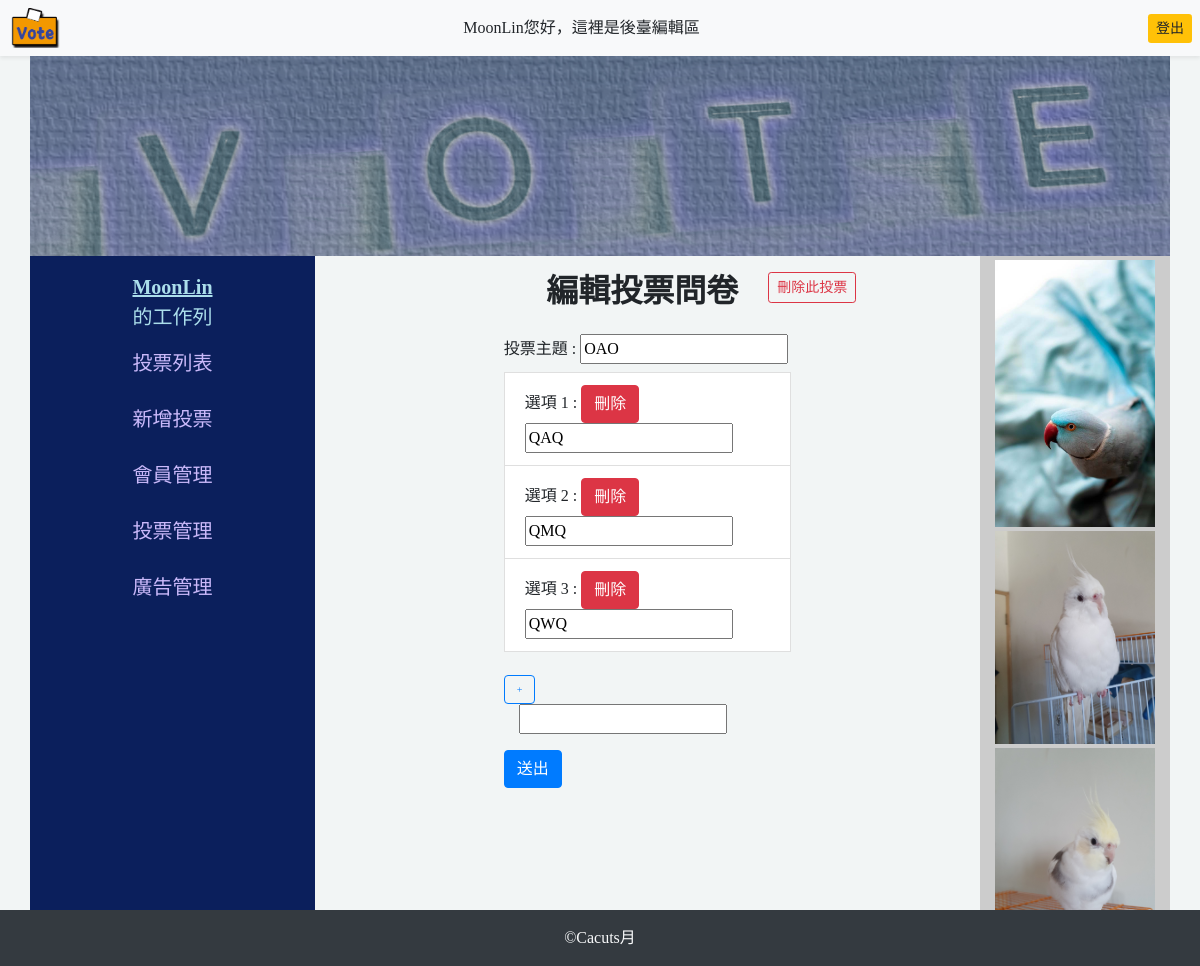
The page /backend/index.php?do=edit_subject&id=10 (signed in) on the database its author committed.
### tables this page shows
CREATE TABLE `topics` (
  `id` int(11) UNSIGNED NOT NULL,
  `topic` varchar(128) NOT NULL COMMENT '主題',
  `sh` tinyint(1) NOT NULL DEFAULT 1 COMMENT '顯現'
);

CREATE TABLE `options` (
  `id` int(11) UNSIGNED NOT NULL,
  `opt` varchar(128) NOT NULL COMMENT 'option',
  `count` int(11) UNSIGNED NOT NULL DEFAULT 0,
  `topic_id` int(11) UNSIGNED NOT NULL COMMENT '應對的主題'
);

CREATE TABLE `ad` (
  `id` int(11) UNSIGNED NOT NULL,
  `name` varchar(64) NOT NULL COMMENT '檔名',
  `sh` tinyint(1) UNSIGNED NOT NULL COMMENT '上架',
  `intro` varchar(64) DEFAULT NULL COMMENT '備註'
);

### api/db.php (called while the page is built, shortened)
<?php
$dsn="mysql:host=localhost;charset=utf8;dbname=vote";
$pdo=new PDO($dsn,'root','');
 function find($table,$id){
    global $pdo;
    $sql="SELECT * FROM `$table` WHERE ";
    if(is_array($id)){
        foreach($id as $key=>$value){
            $tmp[]="`$key`='$value'";
        }
        $sql=$sql. implode(" AND ",$tmp);
    }else{
       $sql=$sql . "`id`='$id'";
    }
    return $pdo->query($sql)->fetch(PDO::FETCH_ASSOC);
}
function all($table,...$arg){
global $pdo;
$sql="SELECT * FROM `$table` ";
if(isset($arg[0])){
    if(is_array($arg[0])){
        foreach($arg[0] as $key=>$value){
            $tmp[]="`$key`='$value'";
        }
        $sql=$sql."where " . implode(" AND ",$tmp);
    }else{
        $sql=$sql.$arg[0];
    }
}
$rows=$pdo->query($sql)->fetchAll(PDO::FETCH_ASSOC);
return $rows;
}
?>

### backend/index.php (the view, shortened to what this page needs)
<?php include_once "../api/db.php" ?>
<!DOCTYPE html>
<html lang="en">
<head>
    <link rel="stylesheet" href="https://cdnjs.cloudflare.com/ajax/libs/font-awesome/6.0.0-beta3/css/all.min.css" />
    <link rel="stylesheet" href="https://stackpath.bootstrapcdn.com/bootstrap/4.2.1/css/bootstrap.min.css">
</head>
<body>
<nav class="bg-light shadow-sm py-2 px-2 text-right my-0 d-flex justify-content-between">
<div class="my-0">
        <a href="../index.php">
        <img src="../img/logo1.png" alt="LOGO" width="55px" height="40px" >
        </a>
    </div>
<?php
if(isset($_SESSION['user'])){
    echo "<span class='pr-5 my-auto'>{$_SESSION['name']}您好，這裡是後臺編輯區</span>";
    echo "<a href='../logout.php' class='btn-sm btn-warning my-auto'>登出</a>";
}
?>
</nav>
<header class="container bg-warning">
    <div class="row">
    <a  href="index.php">
        <img class="img" src="../img/vote-header.jpg" alt="標題圖" >
    </a>
    </div>
</header>
<main class="d-flex row px-0 container mx-auto">
    <aside class="container col-3 member ">
    <div class="row-cols-1  d-flex flex-column">
        <?php
        if(isset($_SESSION['user'])){
            echo "<span class='text-center mt-3 font-weight-bold'><ins>{$_SESSION['name']}</ins></span>";
            echo "<span class='text-center  '>的工作列</span>";
        }
        ?>
            <a class="px-2 mt-3 a" href="../index.php">投票列表</a>
            <a class="px-2 mt-3 a" href="../index.php?do=add_subject_form">新增投票</a>
            <a class="px-2 mt-3 a" href="../index.php?do=member">會員管理</a>
            <?php
            if($_SESSION['id']==1){
            ?>
            <a class="px-2 mt-3 a" href="?do=show_vote_list">投票管理</a>
            <a class="px-2 mt-3 a" href="?do=adImg">廣告管理</a>
            <?php
            }
            ?>
        </div>
    </aside>
<section class="container col-7">
    <?php
    $do=(isset($_GET['do']))?$_GET['do']:'manage_vote';
    $file=$do.".php";
    if(file_exists($file)){
        include $file;
    }else{
        include "manage_vote.php";
    }
    ?>
</section>
<div class="container col-2 ad ">
    <?php
    $images=all('ad',['sh'=>1]);
    foreach($images as $key => $image){
        if($key==0){
            echo "<div class='rounded my-1'>";
        }else{
            echo "<div class='rounded my-1'>";
        }
        echo "<img src='../img/{$image['name']}' alt='{$image['intro']}' class='d-block w-100'></div>";
    }
    ?>
</div>
</main>
<footer class="py-3 text-center text-light bg-dark container-fluid">
    &copy;Cacuts月
</footer>
</body>
</html>

### backend/edit_subject.php (shortened to what this page needs)
<?php
$subject=find('topics',$_GET['id']);
$options=all('options',['topic_id'=>$_GET['id']]);
?>
<div class="container">
    <div class="row">
        <div class="col-8">
            <h2 class="text-right mt-3 font-weight-bold">編輯投票問卷</h2>
        </div>
        <div class="col-4">
            <button class="btn btn-outline-danger btn-sm mt-3" id="d" >刪除此投票</button>
        </div>
    </div>
</div>
<form action="../api/edit_subject.php" method='post' class='col-6 mt-3 mx-auto'>
    <label>投票主題 : <input type="text" name="topic" maxlength="13" value="<?=$subject['topic'];?>" ></label>
    <?php
    foreach($options as $key => $opt){
        echo "<label class='list-group-item'>";
        echo "選項 " . ($key+1) . " : ";
        echo "<button name='delete' type='button' class='btn btn-danger' >刪除</button>";
        echo "<input type='text' name='options[]' value='{$opt['opt']}'>";
        echo "</label>";
    }
    ?>
<button class="btn btn-outline-primary rounded mt-4" style="font-size:10px;" type="button" onclick="add_opt();">+</button>
    <div id="div" class="container">
        <input id="opt_t" type='text' name='options[]' value="">
    </div>
<input type="submit" value="送出" class="btn btn-primary mt-3 ">
</form>

### backend/index.php (style rules this page uses)
body { background-color: #f2f5f5; font-family: Microsoft JhengHei; }
header { height: 200px; overflow: hidden; }
.img { filter:contrast(50%); }
section { height:625px; overflow: scroll; }
.ad { background-color: #CCC; }
.member { text-align: center; background-color:#0b1f5c; color: #abdeeb; font-size: 20px; }
.a { color:#cab9fa; height: 40px; }
footer { position: fixed; bottom: 0px; width: 1110px; }

### rows shown on the page
topics: topic "OAO"
options: opt "QAQ"
options: opt "QMQ"
options: opt "QWQ"
ad: name (picture)
ad: name (picture)
ad: name (picture)

### other values the page prints
$_SESSION['name'] "MoonLin"
